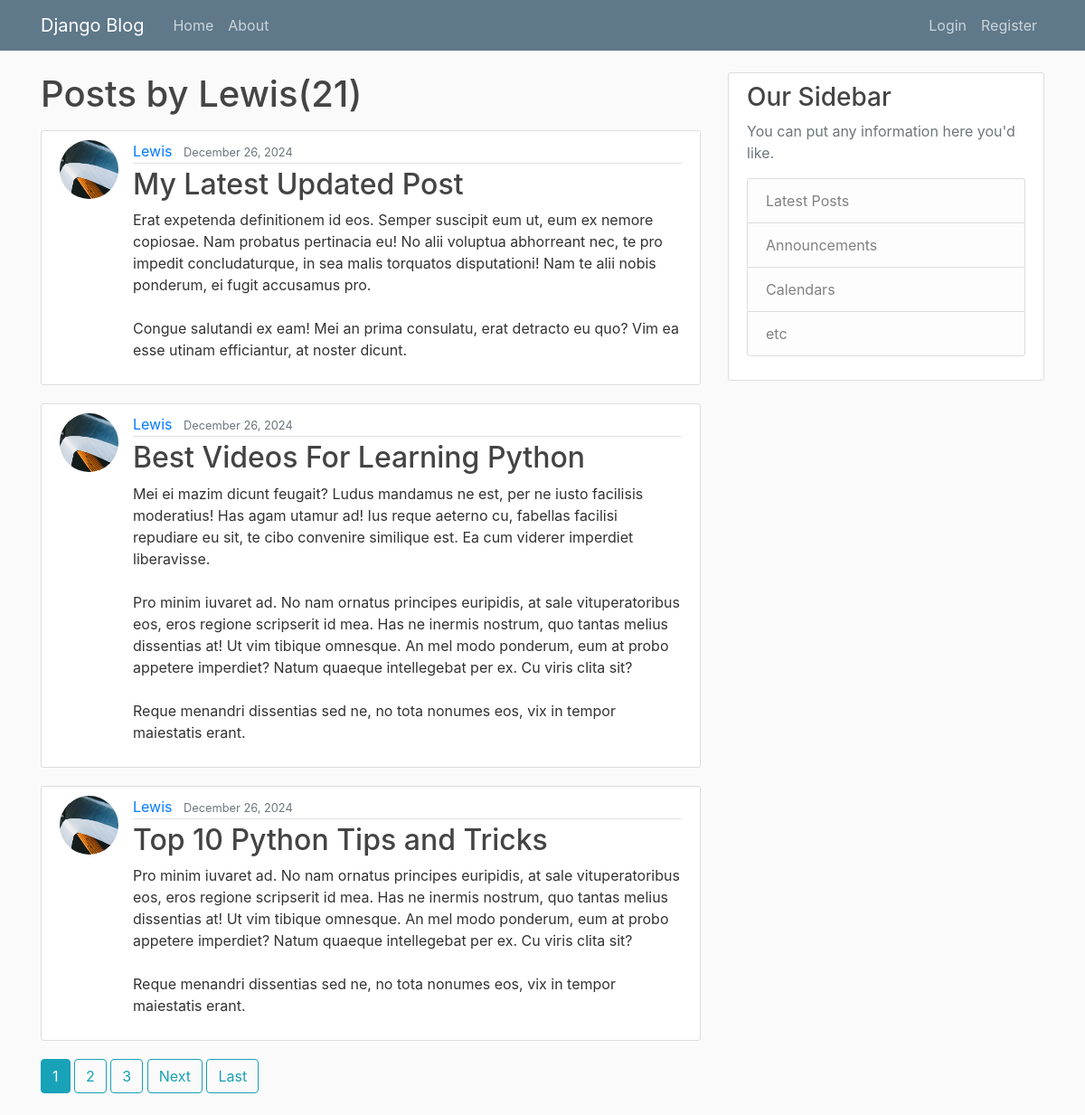
Page /user/Lewis/ on the earlier database version.
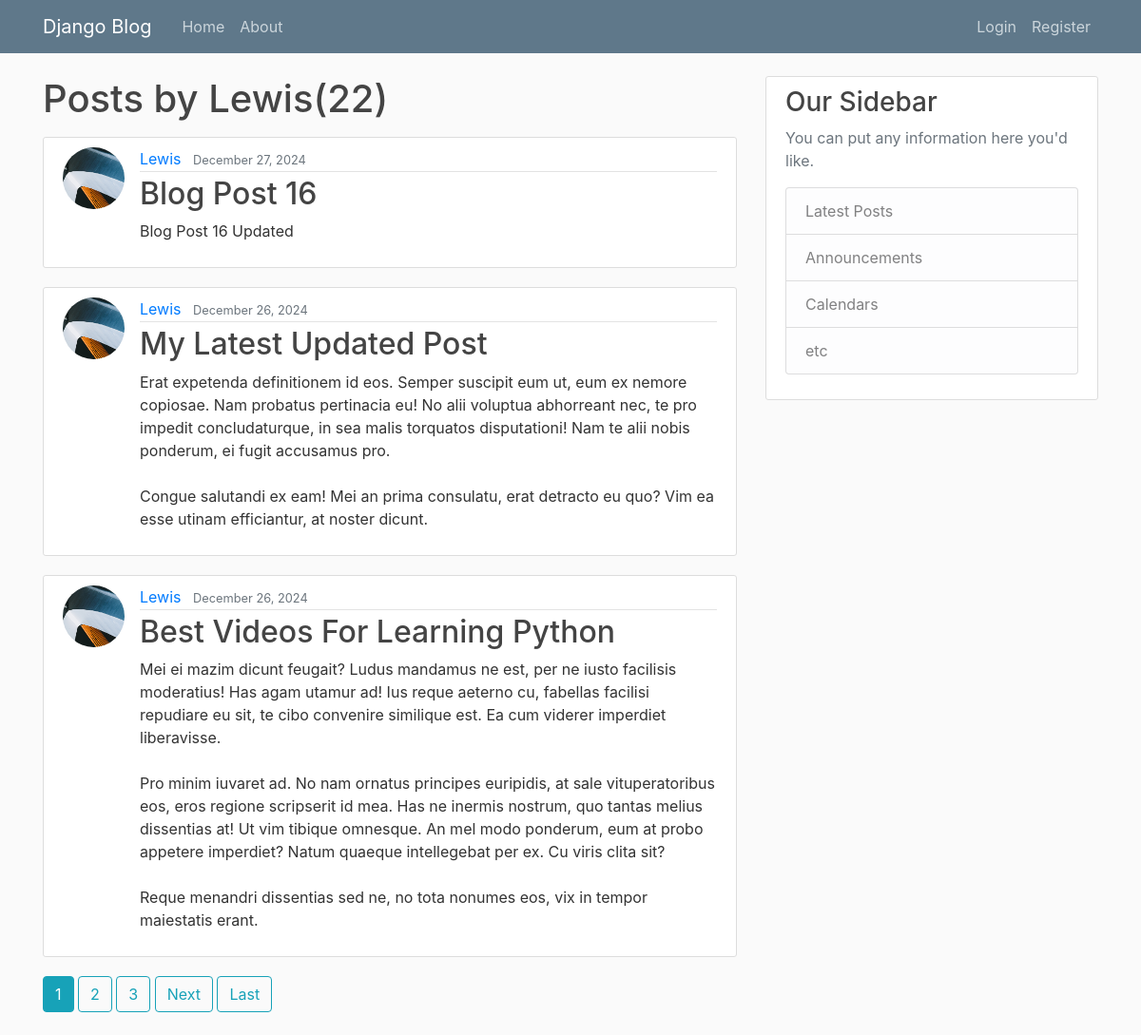
Same page on the later database version.
### blog/models.py (models this page shows, shortened)
class Post(models.Model):
    title = models.CharField(max_length=1000)
    content = models.TextField()
    date_posted = models.DateTimeField(default=timezone.now)
    author = models.ForeignKey(User, on_delete=models.CASCADE)

### users/models.py (models this page shows, shortened)
class Profile(models.Model):
    user = models.OneToOneField(User, on_delete=models.CASCADE)
    image = models.ImageField(default='profile_pics/default.jpg', upload_to='profile_pics')

### blog/views.py (the view)
# urls.py: path('user/<str:username>/', UserPostListView.as_view(), name='user-posts'),
class UserPostListView(ListView):
    model = Post
    template_name = 'blog/user_posts.html'
    context_object_name = 'posts'
    paginate_by = 3
    def get_queryset(self):
        user = get_object_or_404(User, username=self.kwargs.get('username'))
        return Post.objects.filter(author=user).order_by('-date_posted')

### blog/templates/blog/user_posts.html (shortened to what this page needs)
{% extends "blog/base.html" %}
{% block content %}
    <h1 class=mb-3>
        Posts by {{ view.kwargs.username }}({{ page_obj.paginator.count }})
    </h1>
    {% for post in posts %}
        <article class="media content-section">
          <img class="rounded-circle article-img" src="{{ post.author.profile.image.url}}">
            <div class="media-body">
              <div class="article-metadata">
                <a class="mr-2" href="{% url 'user-posts' post.author.username %}">{{ post.author }}</a>
                <small class="text-muted">{{ post.date_posted|date:'F d, Y' }}</small>
              </div>
              <h2><a class="article-title" href="{% url 'post-detail' post.id %}">{{ post.title }}</a></h2>
              <p class="article-content">{{ post.content }}</p>
            </div>
        </article>
    {% endfor %}
    {% if is_paginated %}
        {% for num in page_obj.paginator.page_range %}
            {% if page_obj.number == num %}
              <a class="btn btn-info mb-4" href="?page={{ num }}">{{ num }}</a>
            {% elif num > page_obj.number|add:'-3' and num < page_obj.number|add:'3' %}
              <a class="btn btn-outline-info mb-4" href="?page={{ num }}">{{ num }}</a>
            {% endif %}
        {% endfor %}
        {% if page_obj.has_next %}
          <a class="btn btn-outline-info mb-4" href="?page={{ page_obj.next_page_number }}">Next</a>
          <a class="btn btn-outline-info mb-4" href="?page={{ page_obj.paginator.num_pages }}">Last</a>
        {% endif %}
    {% endif %}
{% endblock content %}

Differences in the rows shown:
no longer on this page (row unchanged): Post: author.profile.image (picture), author "Lewis", date_posted "December 26, 2024", title "Top 10 Python Tips and Tricks", content "Pro minim iuvaret ad. No nam ornatus principes euripidis, at sale vituperatoribus eos, eros regione scripserit id mea. Has ne inermis nostrum, quo tantas melius dissentias at! Ut vim tibique omnesque. An mel modo ponderum, eum at probo appetere imperdiet? Natum quaeque intellegebat per ex. Cu viris clita sit? Reque menandri dissentias sed ne, no tota nonumes eos, vix in tempor maiestatis erant."
added Post: author.profile.image (picture), author "Lewis", date_posted "December 27, 2024", title "Blog Post 16", content "Blog Post 16 Updated"
Other differences:
{{ page_obj.paginator.count }}: "21" → "22"
